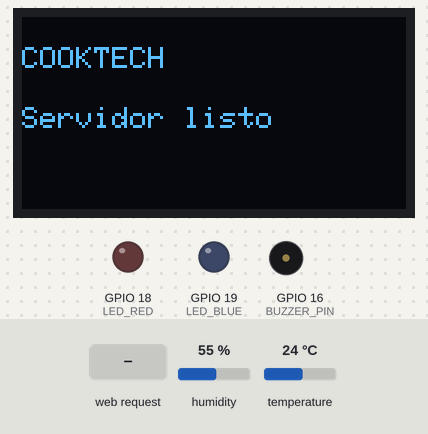
Bench run of a sketch on a simulated ESP32. Shown: 128×64 one-colour display, output pins drawn as LEDs (lit = HIGH), buzzer (waves = sounding). Dashed ring = blinking. The test bench sets the inputs (shaded band); at power-on: humidity 55 %, temperature 24 °C. WiFi joins after 1.5 s; servers stay silent unless stated; what the sketch prints to the serial monitor is not drawn.

Above: at 3.2 s.
3.3 s: HTTP request GET /thermostat?temp=TERMOSTATO received
At 3.9 s:
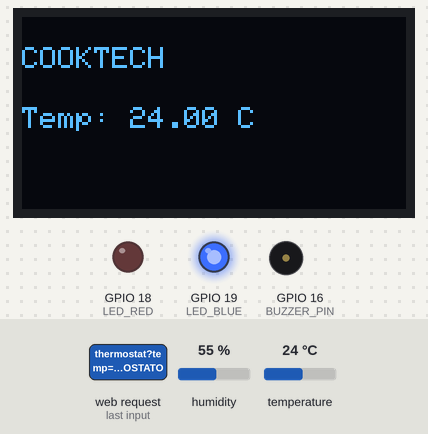
4.8 s: HTTP request GET /cook?time=TERMOSTATO received
At 5.4 s:
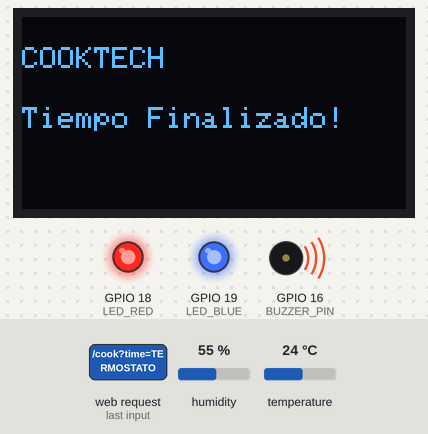
6.3 s: HTTP request GET /thermostat?temp=1 received
At 7.4 s:
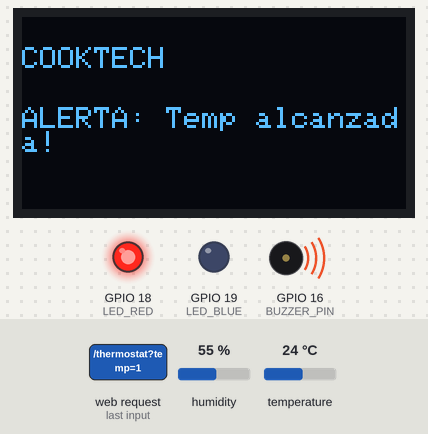
7.8 s: HTTP request GET /cook?time=1 received
At 9.6 s:
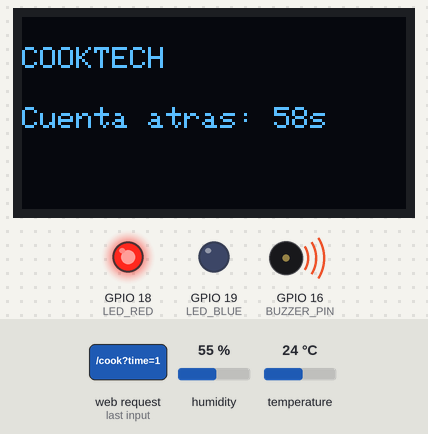
10.8 s: HTTP request GET /cook?time=COOK received
At 11.1 s:
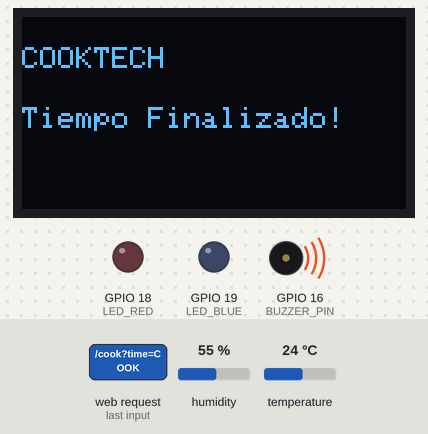
12.3 s: HTTP request GET /cook?time=0 received
At 12.7 s:
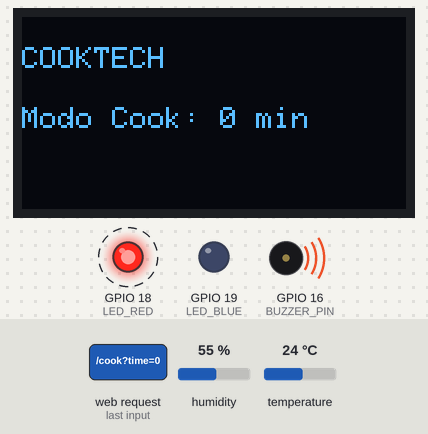
Timing chart, 0 to 16.3 s (numbered marks = the images above; inputs shaded):
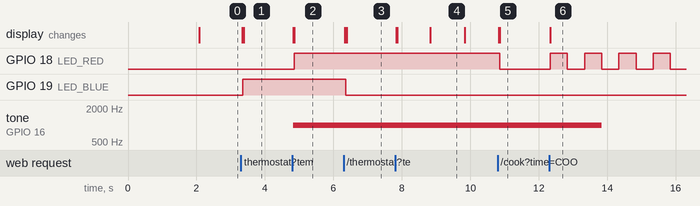

Measured:
- after the input at 3.3 s, GPIO 19 (LED_BLUE): LOW → HIGH after 0.06 s; the display: first changes at once (image 1 shows a later state)
- after the input at 4.8 s, GPIO 18 (LED_RED): LOW → HIGH after 0.06 s; tone on GPIO 16 (BUZZER_PIN): silent → 1000 Hz at once; the display: first changes at once (image 2 shows a later state)
- after the input at 6.3 s, GPIO 19 (LED_BLUE): HIGH → LOW after 0.06 s; the display: first changes at once (image 3 shows a later state)
- after the input at 7.8 s, the display: first changes at once (image 4 shows a later state)
- after the input at 10.8 s, GPIO 18 (LED_RED): HIGH → LOW after 0.06 s; the display: first changes at once (image 5 shows a later state)
- after the input at 12.3 s, GPIO 18 (LED_RED): alternates HIGH for 0.50 s and LOW for 0.50 s, starting at once; the display: changes at once (image 6)
- what the display in image 4 shows lasts 1.0 s, from 8.8 s to 9.8 s

The sketch:

webArduino.ino
```cpp
#include <WiFi.h>
#include <ESPAsyncWebServer.h>
#include <Wire.h>
#include <Adafruit_GFX.h>
#include <Adafruit_SSD1306.h>
#include <DHT.h>

#include "index.h"

#define LED_BLUE 19      // LED azul GPIO 19
#define LED_RED 18       // LED rojo GPIO 16
#define BUZZER_PIN 16     // Zumbador GPIO 5
#define DHTPIN 17         // Sensor de temperatura GPIO 4
#define DHTTYPE DHT11

const char *ssid = "AP_asix";
const char *password = "AP_asix2023";

#define SCREEN_WIDTH 128
#define SCREEN_HEIGHT 64
Adafruit_SSD1306 oled(SCREEN_WIDTH, SCREEN_HEIGHT, &Wire, -1);
AsyncWebServer server(80);
DHT dht(DHTPIN, DHTTYPE);

float targetTemp = 0;   // Temperatura objetivo
unsigned long timerDuration = 0;  // Tiempo objetivo en ms
unsigned long cookTimerStart = 0;     // Marca de tiempo inicial
bool isCooking = false;           // Estado del temporizador

String mode = "IDLE";

void updateOLED(String message) {
  oled.clearDisplay();
  oled.setTextSize(1);
  oled.setTextColor(WHITE);
  oled.setCursor(0, 10);
  oled.println("COOKTECH");
  oled.setCursor(0, 30);
  oled.println(message);
  oled.display();
}

float readTemperatureWithRetry() {
  float temp;
  for (int i = 0; i < 5; i++) {  // Reintenta hasta 5 veces
    temp = dht.readTemperature();
    if (!isnan(temp)) return temp;  // Devuelve la lectura válida
    delay(500);  // Espera antes de reintentar
  }
  return NAN;  // Si todas las lecturas fallan
}

void checkTemperature() {
  float currentTemp = readTemperatureWithRetry();
  if (isnan(currentTemp)) return;

  if (currentTemp >= targetTemp && targetTemp > 0) {
    digitalWrite(LED_RED, HIGH);
    digitalWrite(LED_BLUE, LOW);
    tone(BUZZER_PIN, 1000);
    updateOLED("ALERTA: Temp alcanzada!");
  } else {
    digitalWrite(LED_BLUE, HIGH);
    digitalWrite(LED_RED, LOW);
    noTone(BUZZER_PIN);
    updateOLED("Temp: " + String(currentTemp) + " C");
  }
}

void handleCookTimer() {
  static unsigned long lastBlinkTime = 0; // Marca de tiempo para el parpadeo
  static bool ledState = false;          // Estado del LED rojo
  static bool alertDone = false;         // Bandera para evitar múltiples pitidos

  if (!isCooking) return;

  unsigned long elapsed = millis() - cookTimerStart;
  unsigned long remaining = timerDuration > elapsed ? timerDuration - elapsed : 0;

  if (remaining == 0) {
    if (!alertDone) {
      alertDone = true;
      isCooking = false; // Detiene el temporizador
      tone(BUZZER_PIN, 1000, 3000); // Pita durante 3 segundos
      updateOLED("Tiempo Finalizado!");
    }

    // Parpadeo no bloqueante del LED rojo
    if (millis() - lastBlinkTime > 500) { // Cambiar estado cada 500 ms
      lastBlinkTime = millis();
      ledState = !ledState;
      digitalWrite(LED_RED, ledState);
    }
  } else {
    // Resetea la bandera si el temporizador aún no ha terminado
    alertDone = false;
    updateOLED("Cuenta atras: " + String(remaining / 1000) + "s");
  }
}


String getHTML() {
  String html = webpage;
  return html;
}

void setup() {
  Serial.begin(9600);
  dht.begin();
  pinMode(LED_BLUE, OUTPUT);
  pinMode(LED_RED, OUTPUT);
  pinMode(BUZZER_PIN, OUTPUT);
  digitalWrite(LED_BLUE, LOW);
  digitalWrite(LED_RED, LOW);

  if (!oled.begin(SSD1306_SWITCHCAPVCC, 0x3C)) {
    Serial.println("OLED no encontrado");
    while (1);
  }
  updateOLED("Esperando...");

  WiFi.begin(ssid, password);
  while (WiFi.status() != WL_CONNECTED) {
    delay(1000);
    Serial.println("Conectando...");
  }
  Serial.println("Conectado");

  server.on("/", HTTP_GET, [](AsyncWebServerRequest *request) {
  request->send(200, "text/html", getHTML());
});

  server.on("/thermostat", HTTP_GET, [](AsyncWebServerRequest *request) {
    if (request->hasParam("temp")) {
      targetTemp = request->getParam("temp")->value().toFloat();
      mode = "TERMOSTATO";
      updateOLED("Modo Termostato: " + String(targetTemp) + "C");
    }
    request->send(200, "text/plain", "Modo Termostato activado");
  });

  server.on("/cook", HTTP_GET, [](AsyncWebServerRequest *request) {
    if (request->hasParam("time")) {
      timerDuration = request->getParam("time")->value().toInt() * 60000;
      cookTimerStart = millis();
      isCooking = true;
      mode = "COOK";
      updateOLED("Modo Cook: " + String(timerDuration / 60000) + " min");
    }
    request->send(200, "text/plain", "Modo Cook activado");
  });

  server.begin();
  updateOLED("Servidor listo");
  Serial.println(WiFi.localIP());
}

void loop() {
  if (mode == "TERMOSTATO") checkTemperature();
  if (mode == "COOK") handleCookTimer();
}
```

index.h
```cpp
/*
 * This ESP32 code is created by esp32io.com
 *
 * This ESP32 code is released in the public domain
 *
 * For more detail (instruction and wiring diagram), visit https://esp32io.com/tutorials/esp32-controls-led-via-web
 */

#ifndef WEBPAGE_H
#define WEBPAGE_H

const char* webpage = R"=====(
<!DOCTYPE html>
<html>
  <head>
    <link rel="icon" href="data:," />
    <title>COOKTECH</title>
    <style>
      body {
        font-family: Arial, sans-serif;
        background-color: #f2f2f2;
        color: #333;
        display: flex;
        justify-content: center;
        align-items: center;
        height: 100vh;
        margin: 0;
      }
      .card {
        background-color: #ffffff;
        padding: 20px;
        border-radius: 10px;
        box-shadow: 0 4px 8px rgba(0, 0, 0, 0.2);
        text-align: center;
        width: 300px;
      }
      .card h1 {
        margin-bottom: 20px;
        font-size: 24px;
        color: #007bff;
      }
      .card p {
        margin-bottom: 10px;
        font-size: 18px;
      }
      input[type="number"], input[type="submit"] {
        padding: 10px;
        margin: 10px 0;
        width: 100%;
        box-sizing: border-box;
      }
      input[type="submit"] {
        background-color: #007bff;
        color: white;
        border: none;
        border-radius: 5px;
        cursor: pointer;
      }
      input[type="submit"]:hover {
        background-color: #0056b3;
      }
    </style>
  </head>
  <body>
    <div class="card">
      <h1>COOKTECH</h1>
      <p>Modo TERMOSTATO</p>
      <form action="/thermostat" method="get">
        <label for="temp">Temperatura objetivo (&deg;C):</label>
        <input type="number" id="temp" name="temp" min="10" max="100" required />
        <input type="submit" value="Iniciar Termostato" />
      </form>
      <hr>
      <p>Modo COOK</p>
      <form action="/cook" method="get">
        <label for="time">Tiempo de cocci&oacute;n (min):</label>
        <input type="number" id="time" name="time" min="1" max="60" required />
        <input type="submit" value="Iniciar Temporizador" />
      </form>
    </div>
  </body>
</html>
)=====";

#endif
```
